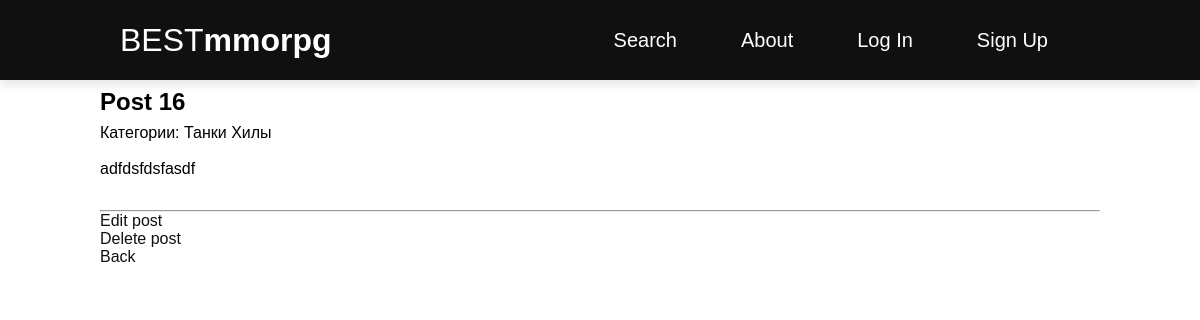
Page /post/25/ on the committed database.
### posts/models.py (models this page shows, shortened)
class Post(models.Model):
    author = models.ForeignKey(Author, on_delete=models.CASCADE)
    title = models.CharField(max_length=255)
    body = models.TextField()
    post_time = models.DateTimeField(auto_now_add=True)
    category = models.ManyToManyField(Category)

class Category(models.Model):
    name = models.CharField(max_length=255, unique=True)
    def __str__(self):
        return self.name

### posts/views.py (the view)
# urls.py: path('post/<int:pk>/', PostDetailView.as_view(), name='post_detail'),
class PostDetailView(DetailView):
    model = Post
    context_object_name = 'post'
    template_name = 'posts/post_detail.html'

### posts/templatetags/custom_filters.py (called while the page is built)
@register.filter
def hide_forbidden(value):
    words = value.split()
    result = []
    forbidden_words = ['fuck', 'fucked', 'fucking', 'nigger', 'niggers', 'whore', 'whores', 'slut', 'sluts',
                       'bitch', 'freak', 'douchebag', 'faggot', 'homo', 'prick', 'dick', 'cunt', 'pussy']
    for word in words:
        if word in forbidden_words:
            result.append(word[0] + "*"*(len(word)-2) + word[-1])
        else:
            result.append(word)
    return " ".join(result)

### templates/posts/post_detail.html (shortened to what this page needs)
{% extends 'base.html' %}
{% load custom_filters %}
{% block content %}
    <div class="post-entry">
        <h2>{{ post.title | hide_forbidden}}</h2>
        <p> Категории:
            {% for category in post.category.all%}
                {{ category }}
            {% endfor category %}
        </p>
        <br>
        <p>{{ post.body | safe}}</p>
    </div>
    <hr>
    <p><a class="back" href="{% url 'post_edit' post.pk%}" title="Edit post">Edit post</a>
    <p><a class="back" href="{% url 'post_delete' post.pk %}" title="Delete post">Delete post</a></p>
    <p><a class="back" href="{% url 'home' %}">Back</a></p>
{% endblock content %}

### static/css/style.css (style rules this page uses)
*, *:before, *:after { margin: 0; padding: 0; box-sizing: border-box; font-family: 'Source Sans Pro', sans-serif; text-decoration: none; }
.post-entry { margin-bottom: 2rem; }
.post-entry h2 { margin: 0.5rem 0; }
.post-entry p { margin: 0; font-weight: 400; }
.back { color:#101010; }

### rows in the picture
Post: title|hide_forbidden "Post 16", body "adfdsfdsfasdf"
Category: name "Танки"
Category: name "Хилы"
